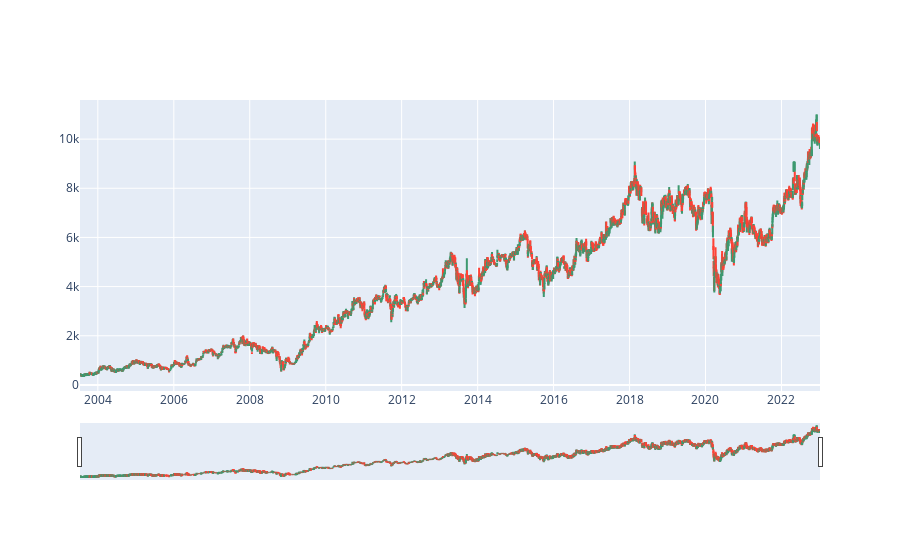

Notebook code cell kept with this figure:
### Code cell
import plotly.graph_objects as go
from datetime import datetime

fig = go.Figure(data=[go.Candlestick(x=data['timestamp'],
                open=data['open'],
                high=data['high'],
                low=data['low'],
                close=data['close'])])

fig.show()

### Figure 1 — Plotly figure (JSON) as saved in the notebook; plotly's stock layout.template omitted (floating-point values rounded to 4 significant figures; data arrays with more than 128 entries replaced by an {"elided": "..."} marker saying what was removed)
{"data": [{"close": {"elided": "5085 int values"}, "high": {"elided": "5085 int values"}, "low": {"elided": "5085 int values"}, "open": {"elided": "5085 int values"}, "type": "candlestick", "x": {"elided": "5085 str values"}}], "layout": {}}
